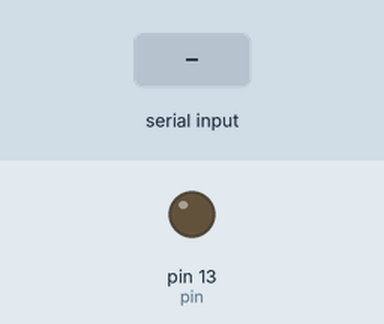
A sketch run on a simulated Arduino Uno, built with avr-gcc and run on an emulated ATmega328P. Parts: output pins drawn as LEDs (lit = HIGH). The test bench sets the inputs (shaded band). What the sketch prints to the serial monitor is not drawn.

Above: at 0.9 s.
1.0 s: "1" received over Serial
At 4.8 s:
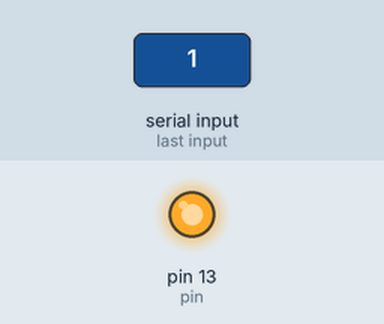
Timing chart, 0 to 6.3 s (numbered marks = the images above; inputs shaded):
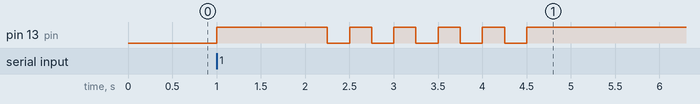

Measured:
- after the input at 1.0 s, pin 13 (pin): LOW → HIGH at once, then repeats every 0.50 s: LOW 0.25 s, HIGH 0.25 s, until it stays HIGH from 4.5 s

The sketch:

sms_button.ino
```cpp
int pin = 13;
int val;
void setup() {
  // put your setup code here, to run once:
  Serial.begin(9600);
  pinMode(pin, OUTPUT);
  init_shield(); //blocking shield
}

void loop() {
  int i = 0;
  //flashy lights
  for(i = 0; i < 5; i++){
    digitalWrite(pin, HIGH);
    delay(250);digitalWrite(pin, LOW);
    delay(250);
  }
  send_sms("9019548381", "alert from arduino");
  digitalWrite(pin, HIGH);
  //most important thing!!
  while(1){;}
}

void init_shield() {
  while(!Serial.available()){}
  Serial.read();//init byte
  digitalWrite(pin, HIGH);
  delay(1000);
  digitalWrite(pin, LOW);
}

void send_sms(String send_to, String data)
{
  //request for accelerometer data
  Serial.write(131);
  Serial.print(send_to);
  Serial.write(data.length());
  Serial.print(data);

}
```
